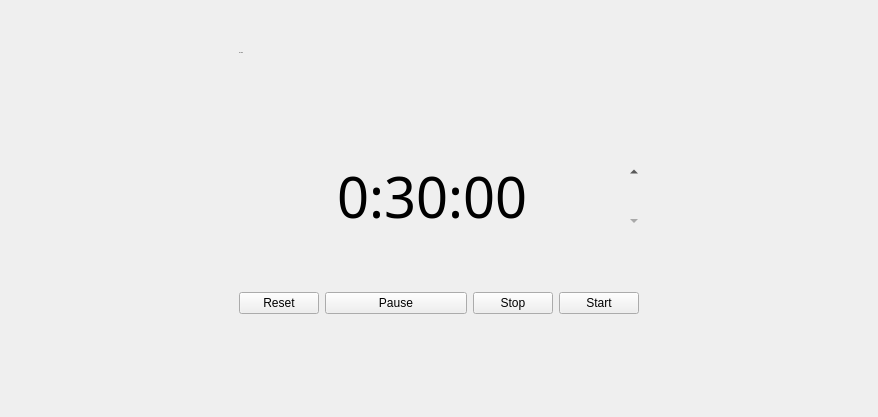
      <widget class="QWidget" name="tab_sterilize">
       <attribute name="title">
        <string>Sterilize</string>
       </attribute>
       <layout class="QGridLayout" name="gridLayout">
        <item row="6" column="2" colspan="2">
         <widget class="QPushButton" name="pushButton_24">
          <property name="text">
           <string>Pause</string>
          </property>
         </widget>
        </item>
        <item row="0" column="3">
         <spacer name="verticalSpacer_3">
          <property name="orientation">
           <enum>Qt::Vertical</enum>
          </property>
          <property name="sizeType">
           <enum>QSizePolicy::Expanding</enum>
          </property>
          <property name="sizeHint" stdset="0">
           <size>
            <width>20</width>
            <height>40</height>
           </size>
          </property>
         </spacer>
        </item>
        <item row="2" column="2" colspan="2">
         <spacer name="verticalSpacer_2">
          <property name="orientation">
           <enum>Qt::Vertical</enum>
          </property>
          <property name="sizeHint" stdset="0">
           <size>
            <width>20</width>
            <height>86</height>
           </size>
          </property>
         </spacer>
        </item>
        <item row="7" column="2">
         <spacer name="verticalSpacer">
          <property name="orientation">
           <enum>Qt::Vertical</enum>
          </property>
          <property name="sizeHint" stdset="0">
           <size>
            <width>20</width>
            <height>92</height>
           </size>
          </property>
         </spacer>
        </item>
        <item row="6" column="5">
         <widget class="QPushButton" name="pushButton_7">
          <property name="text">
           <string>Start</string>
          </property>
         </widget>
        </item>
        <item row="3" column="6">
         <spacer name="horizontalSpacer_4">
          <property name="orientation">
           <enum>Qt::Horizontal</enum>
          </property>
          <property name="sizeHint" stdset="0">
           <size>
            <width>228</width>
            <height>20</height>
           </size>
          </property>
         </spacer>
        </item>
        <item row="1" column="1" colspan="5" alignment="Qt::AlignLeft">
         <widget class="QLabel" name="label_2">
          <property name="minimumSize">
           <size>
            <width>400</width>
            <height>0</height>
           </size>
          </property>
          <property name="font">
           <font>
            <family>Adobe Heiti Std</family>
            <pointsize>-1</pointsize>
            <weight>50</weight>
            <italic>false</italic>
            <bold>false</bold>
           </font>
          </property>
          <property name="text">
           <string>UV Time</string>
          </property>
          <property name="alignment">
           <set>Qt::AlignLeading|Qt::AlignLeft|Qt::AlignVCenter</set>
          </property>
         </widget>
        </item>
        <item row="6" column="4">
         <widget class="QPushButton" name="pushButton_23">
          <property name="text">
           <string>Stop</string>
          </property>
         </widget>
        </item>
        <item row="3" column="0">
         <spacer name="horizontalSpacer_3">
          <property name="orientation">
           <enum>Qt::Horizontal</enum>
          </property>
          <property name="sizeHint" stdset="0">
           <size>
            <width>228</width>
            <height>20</height>
           </size>
          </property>
         </spacer>
        </item>
        <item row="6" column="1">
         <widget class="QPushButton" name="pushButton_6">
          <property name="text">
           <string>Reset</string>
          </property>
         </widget>
        </item>
        <item row="4" column="1">
         <spacer name="verticalSpacer_4">
          <property name="orientation">
           <enum>Qt::Vertical</enum>
          </property>
          <property name="sizeType">
           <enum>QSizePolicy::Expanding</enum>
          </property>
          <property name="sizeHint" stdset="0">
           <size>
            <width>20</width>
            <height>40</height>
           </size>
          </property>
         </spacer>
        </item>
        <item row="3" column="1" colspan="5">
         <widget class="QTimeEdit" name="timeEdit">
          <property name="sizePolicy">
           <sizepolicy hsizetype="Preferred" vsizetype="Preferred">
            <horstretch>0</horstretch>
            <verstretch>0</verstretch>
           </sizepolicy>
          </property>
          <property name="minimumSize">
           <size>
            <width>300</width>
            <height>100</height>
           </size>
          </property>
          <property name="baseSize">
           <size>
            <width>300</width>
            <height>100</height>
           </size>
          </property>
          <property name="font">
           <font>
            <family>Adobe Heiti Std</family>
            <pointsize>42</pointsize>
            <weight>50</weight>
            <bold>false</bold>
            <kerning>true</kerning>
           </font>
          </property>
          <property name="mouseTracking">
           <bool>true</bool>
          </property>
          <property name="autoFillBackground">
           <bool>false</bool>
          </property>
          <property name="styleSheet">
           <string notr="true">background-color: rgba(255, 255, 255,0);</string>
          </property>
          <property name="wrapping">
           <bool>false</bool>
          </property>
          <property name="frame">
           <bool>false</bool>
          </property>
          <property name="alignment">
           <set>Qt::AlignCenter</set>
          </property>
          <property name="buttonSymbols">
           <enum>QAbstractSpinBox::UpDownArrows</enum>
          </property>
          <property name="correctionMode">
           <enum>QAbstractSpinBox::CorrectToNearestValue</enum>
          </property>
          <property name="displayFormat">
           <string>H:mm:ss</string>
          </property>
          <property name="time">
           <time>
            <hour>0</hour>
            <minute>30</minute>
            <second>0</second>
           </time>
          </property>
         </widget>
        </item>
       </layout>
      </widget>
